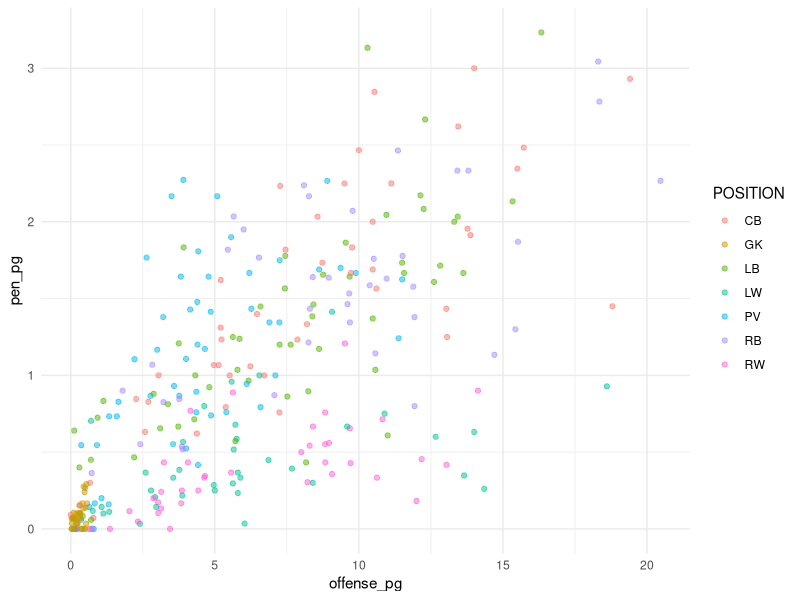
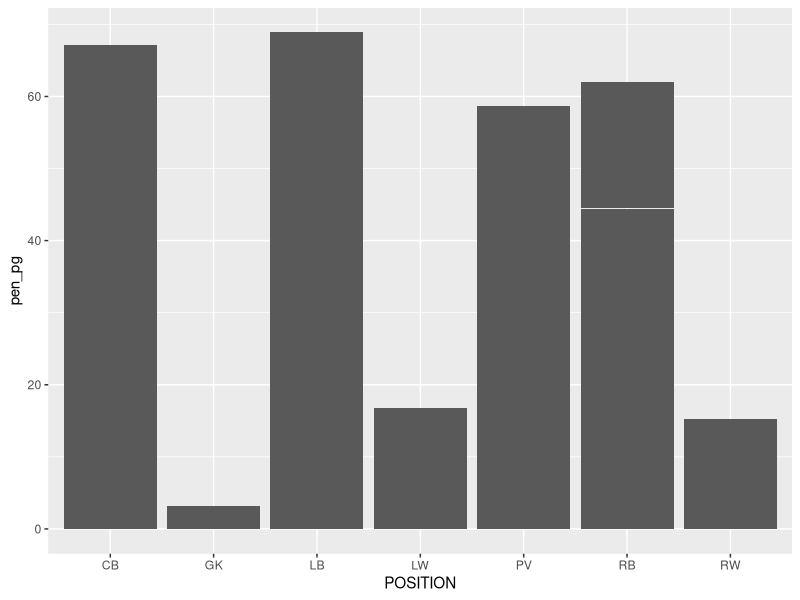
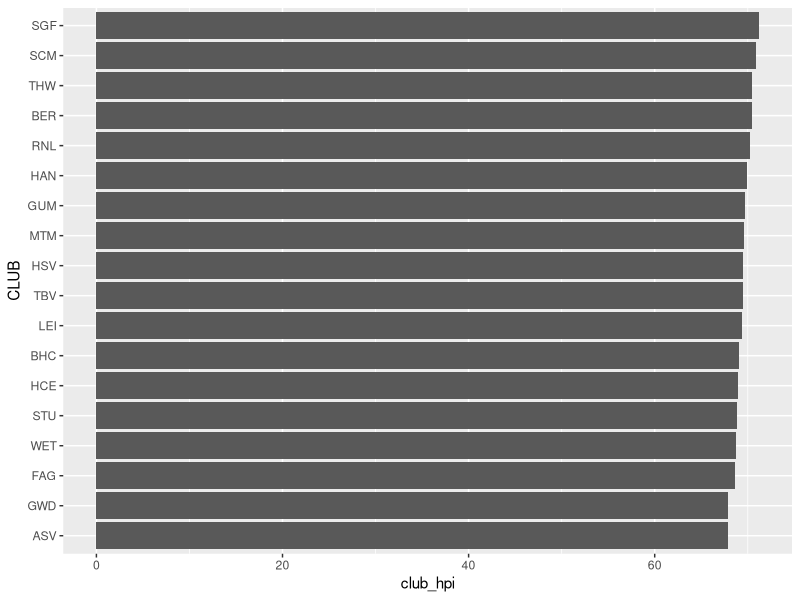
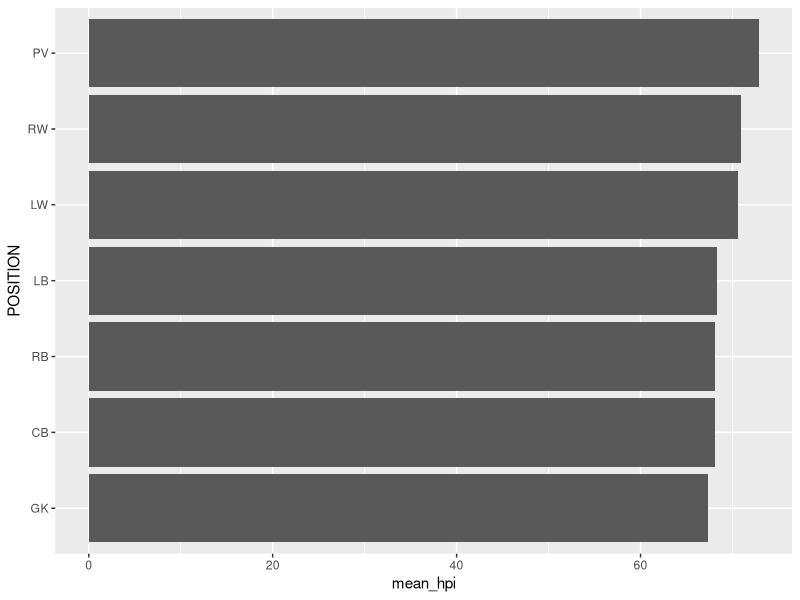
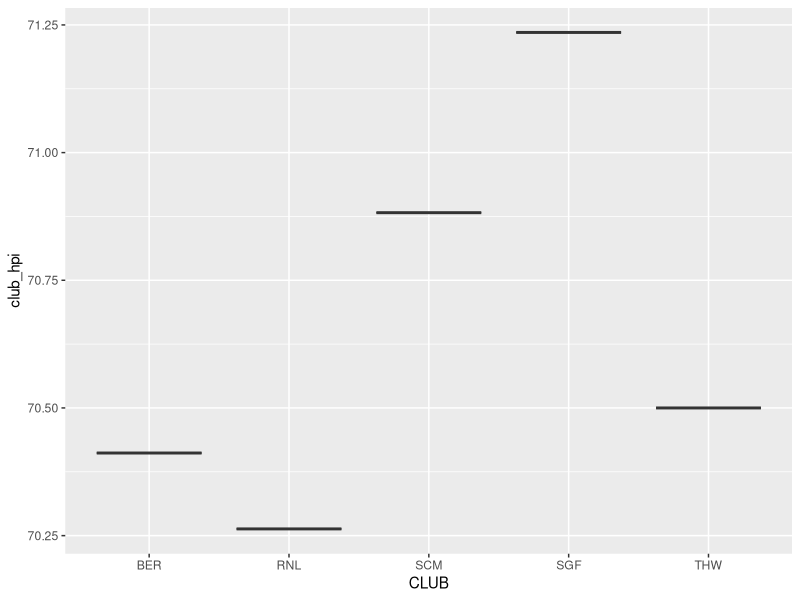
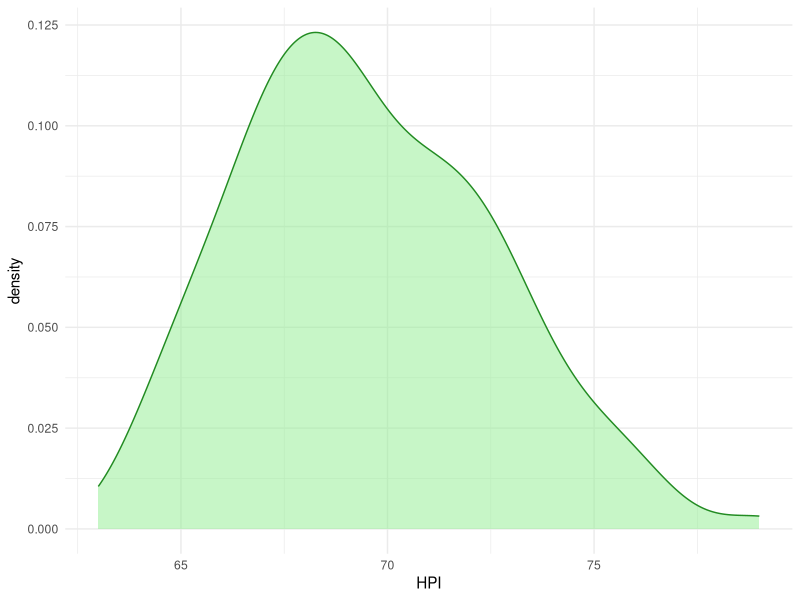
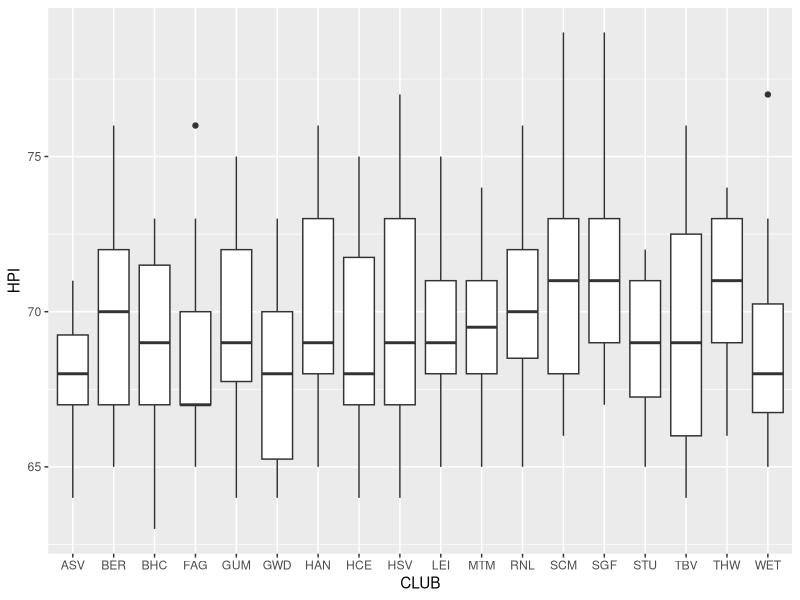
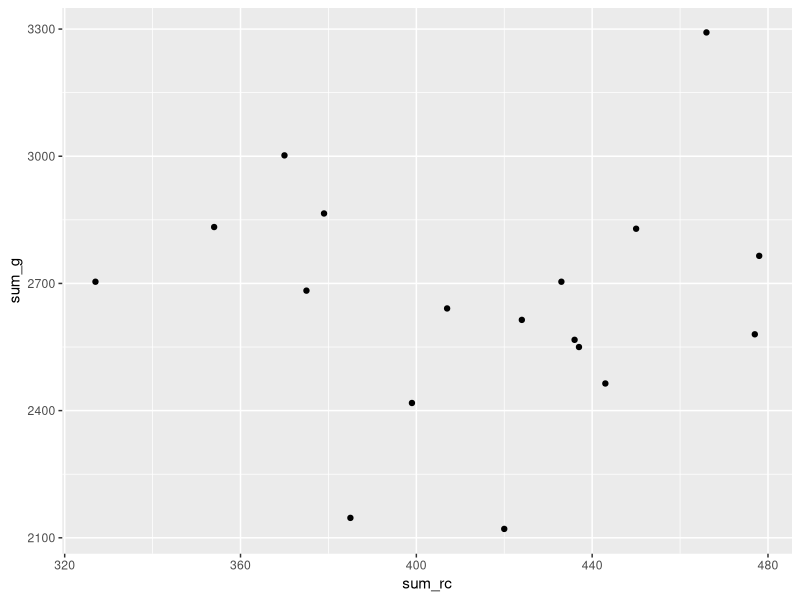

Recreate these plots in R, in order. (Note: this script raises an error after producing the figures.)
## ---- chunk 1
library(tidyverse)
library(readr)
library(modelr)
library(broom)
library(stringr)
## ---- chunk 2
handball_df <- read_csv("handball_stats.csv")
## ---- chunk 3
handball_rc <- handball_df |> mutate(total_rc = RC + BK) |> select(!(BK))
## ---- chunk 4
handball_pen <- handball_rc |> mutate(total_penalties = total_rc + TF + YC + `2MIN`) |> select(c(total_penalties, CLUB, POSITION, P, G, M, FG, G.1, `%`, AS, ST, BL, HPI, NAME))
## ---- chunk 5
handball_percent <- handball_pen |> mutate(percentage = as.double(str_remove(`%`, "%"))) |> relocate(percentage)
## ---- chunk 6
# total offense and total penalties for the season
handball_clean <- handball_percent |> mutate(total_offense = G + M + FG + G.1 + AS + ST) |> select(c(NAME, CLUB, POSITION, total_offense, total_penalties, P, BL, percentage, HPI))

handball_clean <- handball_clean |> filter(P >= 10)
## ---- chunk 7
# per game
handball_pg <- handball_clean |> mutate(offense_pg = total_offense/P, pen_pg = total_penalties/P) 
summary(handball_clean$P)
## ---- chunk 8
ggplot(data = handball_pg, aes(x = offense_pg, y = pen_pg, colour = POSITION)) + geom_point(alpha = 0.5) + theme_minimal()
## ---- chunk 9
ggplot(data = handball_pg, aes(x = POSITION, y = pen_pg)) + geom_col()
## ---- chunk 10
barplot <- handball_clean |> group_by(CLUB) |> summarise(club_hpi = mean(HPI)) |> mutate(CLUB = fct_reorder(CLUB, club_hpi))

ggplot(data = barplot, aes(x = CLUB, y = club_hpi)) + geom_col() + coord_flip()

bar <- handball_clean |> group_by(POSITION) |> summarise(mean_hpi = mean(HPI)) |> mutate(POSITION = fct_reorder(POSITION, mean_hpi))

ggplot(data = bar, aes(x = POSITION, y = mean_hpi)) + geom_col() + coord_flip()
## ---- chunk 11
boxplot <- handball_clean |> group_by(CLUB) |> summarise(club_hpi = mean(HPI)) |> arrange(desc(club_hpi)) |> slice(1:5)

ggplot(data = boxplot, aes(x = CLUB, y = club_hpi)) + geom_boxplot() 
## ---- chunk 12
handball_sum <- handball_clean |> group_by(CLUB) |> summarise(club_hpi = mean(HPI)) 
## ---- chunk 13
ggplot(data = handball_clean, aes(x = HPI)) + geom_density(fill = "lightgreen", colour = "forestgreen", alpha = 0.5) + theme_minimal()
## ---- chunk 14
ggplot(data = handball_clean, aes(x= CLUB, y = HPI)) + geom_boxplot()
## ---- chunk 15
rc_sum <- handball_clean |> group_by(CLUB) |> summarise(sum_rc = sum(total_penalties), sum_g = sum(total_offense))

ggplot(data = rc_sum, aes(x = sum_rc, y = sum_g)) + geom_point() 
## ---- chunk 16
ggplot(data = handball_df, aes(x = POSITION, y = RC)) + geom_col()
## ---- chunk 17
ggplot(data = handball_df, aes(x = POSITION, y = HPI)) + geom_boxplot()
## ---- chunk 18
mod_plot <- handball_clean |> group_by(CLUB) |> summarise(club_offense = mean(total_offense), club_pen = mean(total_penalties), club_hpi = mean(HPI))

ggplot(data = mod_plot, aes(x = club_offense, y = club_hpi)) +
  geom_point() +
  geom_smooth(method = "lm") + theme_minimal() + labs(title = "Scatterplot of club_hpi against club_offense with regression line")

ggplot(data = mod_plot, aes(x = club_pen, y = club_hpi)) +
  geom_point() +
  geom_smooth(method = "lm") + theme_minimal() + labs(title = "Scatterplot of club_hpi against club_penalties with regression line")

## ---- chunk 19
ggplot(data = handball_clean, aes(x = total_offense, y = total_penalties)) + geom_point(alpha = 0.5, aes(colour = POSITION)) + theme_minimal() + geom_smooth(method = "lm") + labs(title = "Scatterplot of total_penalties against total_offense with a regression line")
## ---- chunk 20
mod <- lm(HPI ~ total_penalties, data=handball_clean)

newx <- data.frame(total_penalties=30)

predict(mod, newx,interval="prediction", level = 0.98)
## ---- chunk 21
mod <- lm(HPI ~ total_penalties, data=handball_clean)

newx <- data.frame(total_penalties=30)

predict(mod, newx,interval="confidence", level = 0.98)
## ---- chunk 22
anovamod <- lm(HPI~total_offense+total_penalties, data=handball_clean)
summary(anovamod)
anova(anovamod)
## ---- chunk 23
cor.test(handball_clean$total_offense, handball_clean$total_penalties)
## ---- chunk 24
handball_numeric <- handball_clean |> select(!c(CLUB, POSITION))
cor(handball_numeric)
## ---- chunk 25
cor(handball_clean$total_offense, handball_clean$total_penalties)
## ---- chunk 26
full <- lm(HPI ~ P + G + M + FG + G.1 + `%` + AS + TF + ST + BL + YC + `2MIN` + RC + BK + HPI,
          data = handball_df)

mse <- (summary(full)$sigma)^2

none <- lm(HPI~1,data=handball_df)

step(none,scope=list(upper=full),scale=mse)
## ---- chunk 27
handball_df |> arrange(desc(HPI)) |> group_by(CLUB) |> summarise()
## ---- chunk 28
hpi <- handball_clean |> arrange(desc(HPI)) 
head(hpi)
tail(hpi)
## ---- chunk 29
IQR(handball_clean$HPI)
1.5*IQR(handball_clean$HPI)
67.00 - (1.5*IQR(handball_clean$HPI))
## ---- chunk 30
plot<- handball_clean |> group_by(CLUB, POSITION) |> summarise(n_position = n())
## ---- chunk 31
plot_ordered <- plot |> mutate(POSITION = fct_reorder(POSITION, n_position))

ggplot(plot_ordered, aes(x = POSITION, y = n_position, fill = CLUB)) + geom_col()
## ---- chunk 32
ggplot(handball_clean, aes(x = POSITION, y = HPI)) + geom_col()
## ---- chunk 33
ggplot(handball_clean, aes(x = POSITION, y = total_offense)) + geom_col()
## ---- chunk 34
ggplot(handball_clean, aes(x = POSITION, y = total_penalties)) + geom_col()
## ---- chunk 35
ggplot(handball_clean, aes(x = HPI)) + geom_histogram(bins = 15, colour = "black", fill = "lightblue") + theme_minimal() + facet_grid(~POSITION)
## ---- chunk 36
ggplot(handball_clean, aes(x = POSITION, y = total_penalties)) + geom_boxplot()
## ---- chunk 37
handball_clean|>group_by(POSITION)  |> summarise()
## ---- chunk 38
handball <- handball_clean |> group_by(CLUB, POSITION, P)|> summarise(POSITION = fct_reorder(POSITION, P)) 
ggplot(handball, aes(x = POSITION, y = P)) + geom_col()
